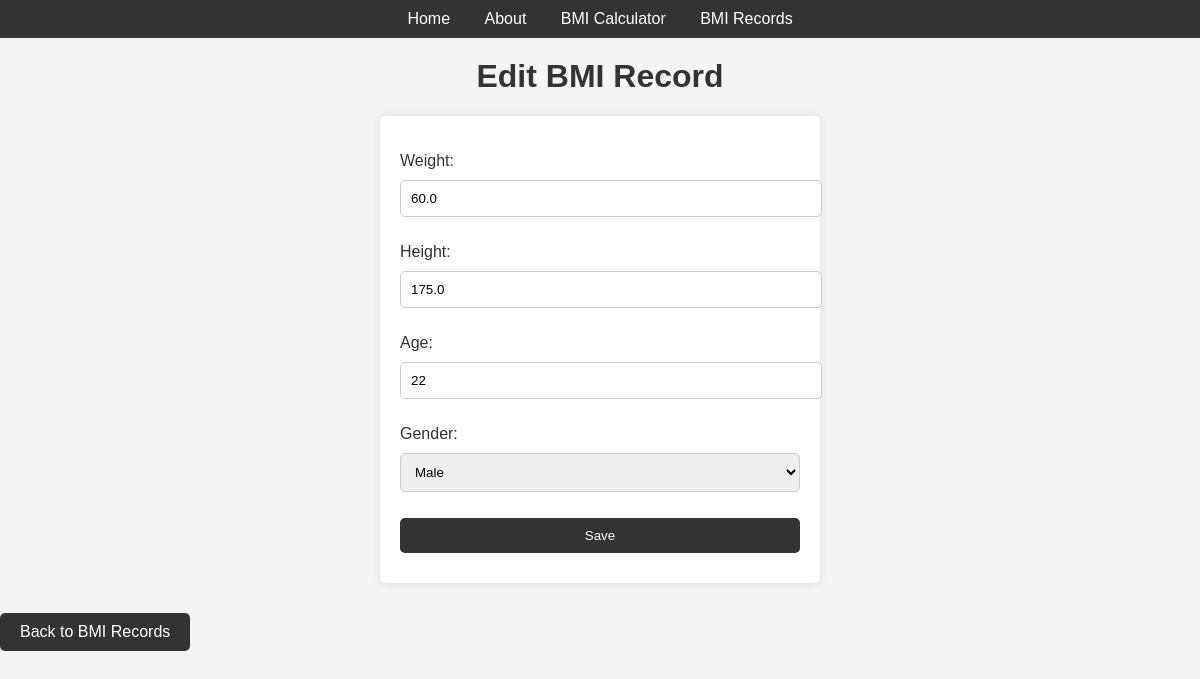
The page /bmi_records/15/edit/ on the database its author committed.
### App/models.py (models this page shows, shortened)
class BMIRecord(models.Model):
    GENDER_CHOICES = [
        ('M', 'Male'),
        ('F', 'Female'),
    ]
    weight = models.FloatField()
    height = models.FloatField()
    age = models.IntegerField(default=30)
    gender = models.CharField(max_length=1, choices=GENDER_CHOICES)
    bmi = models.FloatField()
    bmi_category = models.CharField(max_length=20, blank=True)
    date = models.DateTimeField(auto_now_add=True)

### App/views.py (the view, shortened to what this page needs)
# urls.py: path('bmi_records/<int:pk>/edit/', BMIRecordUpdateView.as_view(), name='bmi_update'),
class BMIRecordUpdateView(UpdateView):
    model = BMIRecord
    fields = ['weight', 'height', 'age', 'gender']
    template_name = 'apps/bmi_record_update.html'

### App/templates/apps/bmi_record_update.html (shortened to what this page needs)
{% extends 'apps/base.html' %}
{% load static %}
{% block content %}
    <h1>Edit BMI Record</h1>
    <form method="post">
        {{ form.as_p }}
        <input type="submit" value="Save">
    </form>
    <a href="{% url 'bmi_record_list' %}" class="button">Back to BMI Records</a>
{% endblock content %}

### App/static/css/base.css (style rules this page uses)
body { font-family: Arial, sans-serif; background-color: #f4f4f4; margin: 0; padding: 0; }
h1 { color: #333; text-align: center; margin-top: 20px; }
form { background-color: #fff; padding: 20px; margin: 20px auto; border-radius: 5px; box-shadow: 0 0 10px rgba(0, 0, 0, 0.1); max-width: 400px; }
form label { display: block; margin-bottom: 10px; color: #333; }
form input[type="number"], form input[type="submit"], form select { width: 100%; padding: 10px; margin-bottom: 10px; border: 1px solid #ccc; border-radius: 5px; }
form input[type="submit"] { background-color: #333; color: #fff; border: none; cursor: pointer; }
a.button { display: inline-block; padding: 10px 20px; margin: 10px 0; background-color: #333; color: #fff; text-decoration: none; border-radius: 5px; }

### rows shown on the page
BMIRecord: weight "60.0", height "175.0", age "22", gender "Male"
